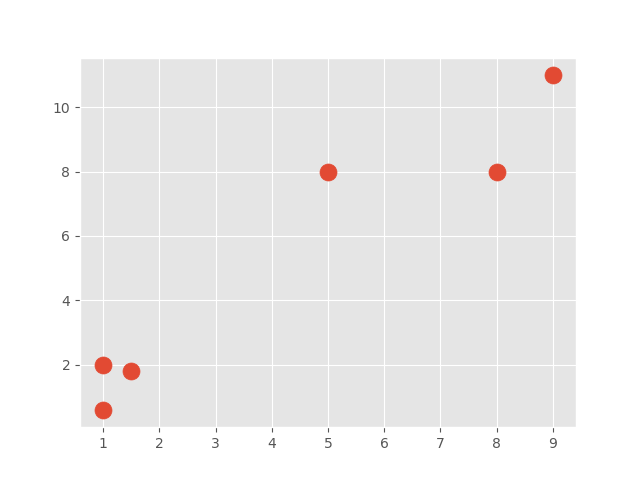

Here is the Python script that generated this plot:
import matplotlib.pyplot as plt
from matplotlib import style
style.use('ggplot')
import numpy as np

X = np.array([[1, 2],
              [1.5, 1.8],
              [5, 8 ],
              [8, 8],
              [1, 0.6],
              [9,11]])

plt.scatter(X[:,0], X[:,1], s=150)
plt.show()

colors = 10*["g","r","c","b","k"]


class K_Means:
    def __init__(self, k=2, tol=0.001, max_iter=300):
        self.k = k
        self.tol = tol
        self.max_iter = max_iter

    def fit(self,data):

        self.centroids = {}

        for i in range(self.k):
            self.centroids[i] = data[i]

        for i in range(self.max_iter):
            self.classifications = {}

            for i in range(self.k):
                self.classifications[i] = []

            for featureset in data:
                distances = [np.linalg.norm(featureset-self.centroids[centroid]) for centroid in self.centroids]
                classification = distances.index(min(distances))
                self.classifications[classification].append(featureset)

            prev_centroids = dict(self.centroids)

            for classification in self.classifications:
                self.centroids[classification] = np.average(self.classifications[classification],axis=0)
